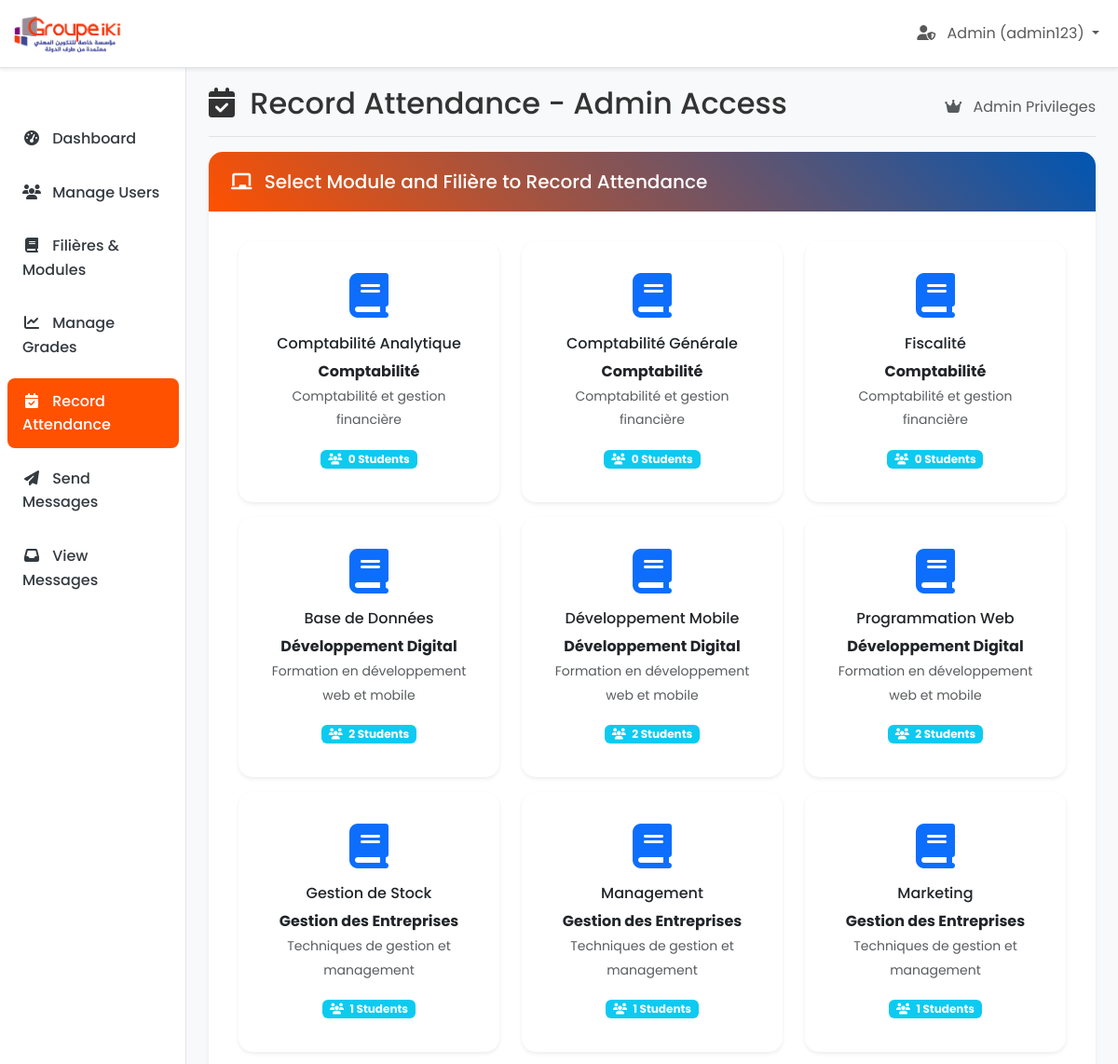
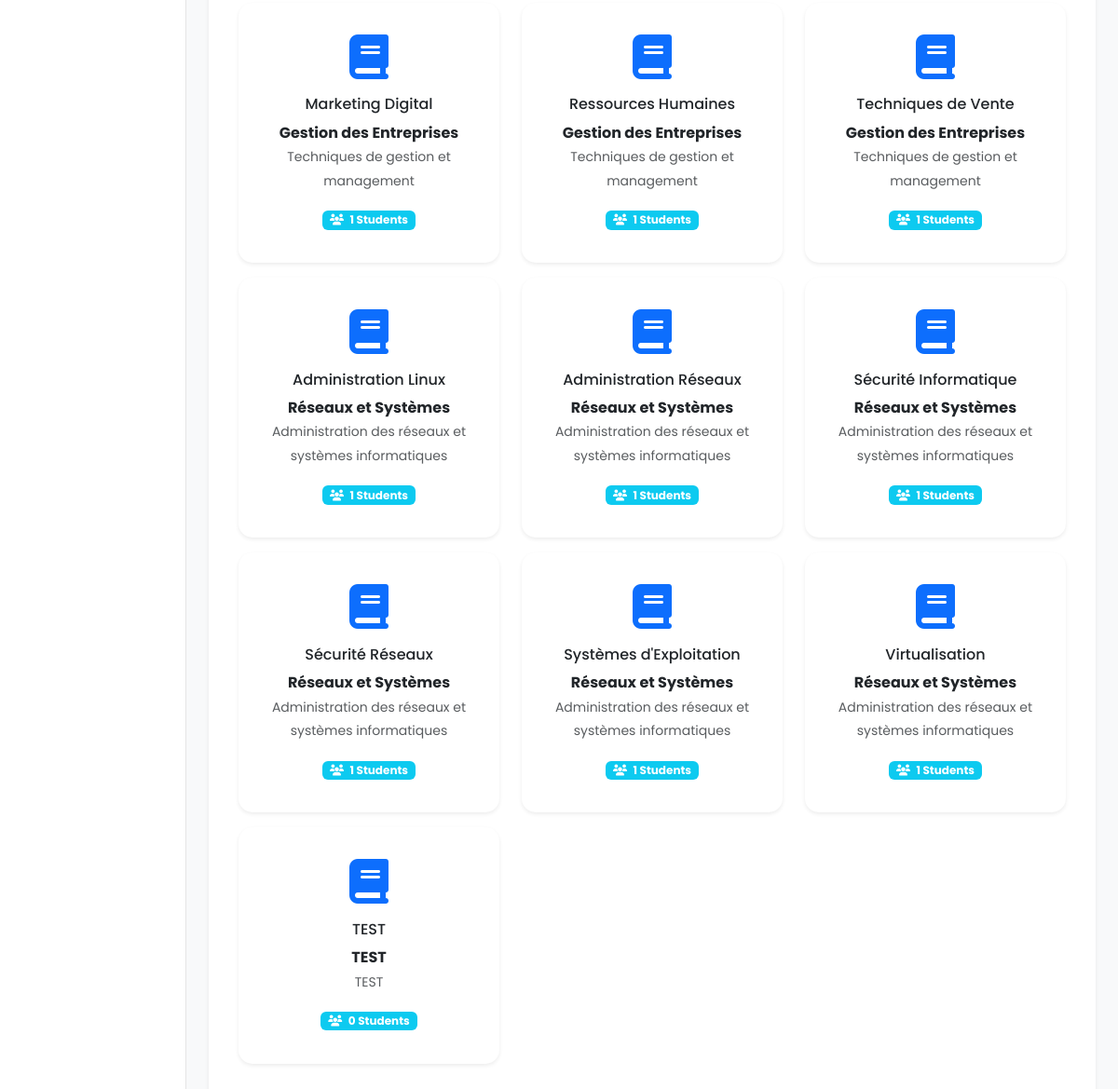
Page /record_absence.php (signed in) on the committed database (2 pictures, top to bottom).
### tables this page shows
CREATE TABLE `modules` (
  `id` int(11) NOT NULL,
  `name` varchar(100) NOT NULL,
  `filiere_id` int(11) DEFAULT NULL,
  `type` enum('standard','pfe','stage') DEFAULT 'standard',
  `created_at` timestamp NOT NULL DEFAULT current_timestamp()
);

CREATE TABLE `filieres` (
  `id` int(11) NOT NULL,
  `name` varchar(100) NOT NULL,
  `description` text DEFAULT NULL,
  `created_at` timestamp NOT NULL DEFAULT current_timestamp()
);

### record_absence.php (the view, shortened to what this page needs)
<?php
$user_cni = $_SESSION['user_cni'];
$user_role = $_SESSION['role'];
$host = 'localhost';
$dbname = 'groupe_iki';
$username = 'root';
$db_password = '';
try {
    $pdo = new PDO("mysql:host=$host;dbname=$dbname;charset=utf8", $username, $db_password);
    $pdo->setAttribute(PDO::ATTR_ERRMODE, PDO::ERRMODE_EXCEPTION);
} catch (PDOException $e) {
    $error_message = 'Database connection failed: ' . $e->getMessage();
}
$navbar_color = $user_role === 'admin' ? 'bg-primary' : 'bg-success';
$user_icon = $user_role === 'admin' ? 'fa-user-shield' : 'fa-chalkboard-teacher';
$dashboard_link = $user_role === 'admin' ? 'dashboard_admin.php' : 'dashboard_teacher.php';
?>
<!DOCTYPE html>
<html lang="en">
<head>
    <link href="https://cdn.jsdelivr.net/npm/bootstrap@5.3.0/dist/css/bootstrap.min.css" rel="stylesheet">
    <link href="https://cdnjs.cloudflare.com/ajax/libs/font-awesome/6.4.0/css/all.min.css" rel="stylesheet">
    <link href="css/styles.css" rel="stylesheet">
</head>
<body class="dashboard-page">
    <nav class="navbar navbar-expand-lg navbar-light bg-white fixed-top border-bottom shadow-sm <?php echo $navbar_color; ?>">
        <div class="container-fluid">
            <a class="navbar-brand d-flex align-items-center" href="<?php echo $dashboard_link; ?>">
                <img src="assets/logo-circle.jpg" alt="" width="120px">
            </a>
            <div class="collapse navbar-collapse" id="navbarNav">
                <ul class="navbar-nav ms-auto">
                    <li class="nav-item dropdown">
                        <a class="nav-link dropdown-toggle" href="#" id="userDropdown" role="button" data-bs-toggle="dropdown">
                            <i class="fas <?php echo $user_icon; ?> me-2"></i>
                            <?php echo ucfirst($user_role); ?> (<?php echo htmlspecialchars($user_cni); ?>)
                        </a>
                    </li>
                </ul>
            </div>
        </div>
    </nav>
    <div class="container-fluid">
        <div class="row">
            <nav class="col-md-3 col-lg-2 d-md-block sidebar collapse" id="sidebar">
                <div class="position-sticky pt-3">
                    <ul class="nav flex-column">
                        <li class="nav-item">
                            <a class="nav-link" href="<?php echo $dashboard_link; ?>">
                                <i class="fas fa-tachometer-alt me-2"></i>
                                Dashboard
                            </a>
                        </li>
                        <?php if ($user_role === 'admin'): ?>
                        <li class="nav-item">
                            <a class="nav-link" href="manage_users.php">
                                <i class="fas fa-users me-2"></i>
                                Manage Users
                            </a>
                        </li>
                        <li class="nav-item">
                            <a class="nav-link" href="manage_filieres_modules.php">
                                <i class="fas fa-book me-2"></i>
                                Filières & Modules
                            </a>
                        </li>
                        <?php endif; ?>
                        <li class="nav-item">
                            <a class="nav-link" href="manage_grades.php">
                                <i class="fas fa-chart-line me-2"></i>
                                Manage Grades
                            </a>
                        </li>
                        <li class="nav-item">
                            <a class="nav-link active" href="record_absence.php">
                                <i class="fas fa-calendar-check me-2"></i>
                                Record Attendance
                            </a>
                        </li>
                        <?php if ($user_role === 'admin'): ?>
                        <li class="nav-item">
                            <a class="nav-link" href="send_message.php">
                                <i class="fas fa-paper-plane me-2"></i>
                                Send Messages
                            </a>
                        </li>
                        <?php endif; ?>
                        <li class="nav-item">
                            <a class="nav-link" href="view_messages.php">
                                <i class="fas fa-inbox me-2"></i>
                                View Messages
                            </a>
                        </li>
                    </ul>
                </div>
            </nav>
            <main class="col-md-9 ms-sm-auto col-lg-10 px-md-4 main-content">
                <div class="d-flex justify-content-between flex-wrap flex-md-nowrap align-items-center pt-3 pb-2 mb-3 border-bottom">
                    <h1 class="h2">
                        <i class="fas fa-calendar-check me-2"></i>
                        Record Attendance
                        <?php if ($user_role === 'teacher'): ?>
                        - <?php echo date('d/m/Y'); ?>
                        <?php else: ?>
                        - Admin Access
                        <?php endif; ?>
                    </h1>
                    <div class="text-muted">
                        <?php if ($user_role === 'teacher'): ?>
                        <i class="fas fa-clock me-2"></i>
                        Current Time: <?php echo date('H:i'); ?>
                        <?php else: ?>
                        <i class="fas fa-crown me-2"></i>
                        Admin Privileges
                        <?php endif; ?>
                    </div>
                </div>
                <?php if ($user_role === 'admin' && (!isset($_GET['module_id']) || !isset($_GET['filiere_id']))): ?>
                <div class="row">
                    <div class="col-12">
                        <div class="card">
                            <div class="card-header">
                                <h5 class="card-title mb-0">
                                    <i class="fas fa-chalkboard me-2"></i>
                                    Select Module and Filière to Record Attendance
                                </h5>
                            </div>
                            <div class="card-body">
                                <?php
                                try {
                                    $stmt = $pdo->query("
                                        SELECT
                                            m.id as module_id,
                                            m.name as module_name,
                                            f.id as filiere_id,
                                            f.name as filiere_name,
                                            f.description as filiere_description,
                                            COUNT(s.cni) as student_count
                                        FROM modules m
                                        JOIN filieres f ON m.filiere_id = f.id
                                        LEFT JOIN students s ON s.filiere_id = f.id
                                        WHERE m.type NOT IN ('pfe', 'stage')
                                        GROUP BY m.id, f.id
                                        ORDER BY f.name, m.name
                                    ");
                                    $modules = $stmt->fetchAll(PDO::FETCH_ASSOC);
                                    if (empty($modules)): ?>
                                    <div class="alert alert-warning">
                                        <i class="fas fa-exclamation-triangle me-2"></i>
                                        <strong>No modules found!</strong> Please contact the administrator to set up modules and filieres.
                                    </div>
                                    <?php else: ?>
                                    <div class="row">
                                        <?php foreach ($modules as $module): ?>
                                        <div class="col-md-6 col-lg-4 mb-3">
                                            <div class="card h-100 module-card" style="cursor: pointer;"
                                                 onclick="selectModule(<?php echo $module['module_id']; ?>, <?php echo $module['filiere_id']; ?>)">
                                                <div class="card-body text-center">
                                                    <div class="mb-3">
                                                        <i class="fas fa-book fa-3x text-primary"></i>
                                                    </div>
                                                    <h6 class="card-title"><?php echo htmlspecialchars($module['module_name']); ?></h6>
                                                    <p class="card-text">
                                                        <strong><?php echo htmlspecialchars($module['filiere_name']); ?></strong><br>
                                                        <small class="text-muted"><?php echo htmlspecialchars($module['filiere_description']); ?></small>
                                                    </p>
                                                    <span class="badge bg-info">
                                                        <i class="fas fa-users me-1"></i>
                                                        <?php echo $module['student_count']; ?> Students
                                                    </span>
                                                </div>
                                            </div>
                                        </div>
                                        <?php endforeach; ?>
                                    </div>
                                    <?php endif; ?>
                                <?php } catch (PDOException $e) { ?>
                                <div class="alert alert-danger">
                                    <i class="fas fa-exclamation-triangle me-2"></i>
                                    Error loading modules: <?php echo htmlspecialchars($e->getMessage()); ?>
                                </div>
                                <?php } ?>
                            </div>
                        </div>
                    </div>
                </div>
                <?php endif; ?>
            </main>
        </div>
    </div>
</body>
</html>

### css/styles.css (style rules this page uses)
* { margin: 0; padding: 0; box-sizing: border-box; }
body { font-family: "Poppins", sans-serif; line-height: 1.6; color: #333; background-color: #f8f9fa; }
:root { --primary-color: #ff5100; --secondary-color: #003d72; --success-color: #28a745; --info-color: #17a2b8; --warning-color: #ffc107; --danger-color: #dc3545; --light-color: #f8f9fa; --dark-color: #343a40; --white: #ffffff; --shadow: 0 0.125rem 0.25rem rgba(0, 0, 0, 0.075); --shadow-lg: 0 1rem 3rem rgba(0, 0, 0, 0.175); }
.dashboard-page { padding-top: 56px; }
.navbar-brand { font-weight: 600; font-size: 1.25rem; }
.sidebar { position: fixed; top: 56px; bottom: 0; left: 0; z-index: 100; padding: 48px 0 0; box-shadow: inset -1px 0 0 rgba(0, 0, 0, 0.1); background-color: var(--white); }
.sidebar .nav-link { color: var(--dark-color); padding: 0.75rem 1rem; margin: 0.25rem 0.5rem; border-radius: 0.5rem; transition: all 0.3s ease; font-weight: 500; }
.sidebar .nav-link.active { background-color: var(--primary-color); color: var(--white); }
.sidebar .nav-link i { width: 20px; text-align: center; }
.main-content { margin-top: 20px; min-height: calc(100vh - 76px); }
.card { border: none; border-radius: 15px; box-shadow: var(--shadow); overflow: hidden; }
.card-header { background: linear-gradient(45deg, var(--primary-color), #0056b3); color: var(--white); border: none; padding: 1.25rem 1.5rem; }
.card-body { padding: 2rem; }

### record_absence.php (style rules this page uses)
.module-card { transition: all 0.3s ease; border: 2px solid transparent; }

### rows in the picture
modules: name "Comptabilité Analytique", filiere.name "Comptabilité", filiere.description "Comptabilité et gestion financière", student_count "0"
modules: name "Comptabilité Générale", filiere.name "Comptabilité", filiere.description "Comptabilité et gestion financière", student_count "0"
modules: name "Fiscalité", filiere.name "Comptabilité", filiere.description "Comptabilité et gestion financière", student_count "0"
modules: name "Base de Données", filiere.name "Développement Digital", filiere.description "Formation en développement web et mobile", student_count "2"
modules: name "Développement Mobile", filiere.name "Développement Digital", filiere.description "Formation en développement web et mobile", student_count "2"
modules: name "Programmation Web", filiere.name "Développement Digital", filiere.description "Formation en développement web et mobile", student_count "2"
modules: name "Gestion de Stock", filiere.name "Gestion des Entreprises", filiere.description "Techniques de gestion et management", student_count "1"
modules: name "Management", filiere.name "Gestion des Entreprises", filiere.description "Techniques de gestion et management", student_count "1"
modules: name "Marketing", filiere.name "Gestion des Entreprises", filiere.description "Techniques de gestion et management", student_count "1"
modules: name "Marketing Digital", filiere.name "Gestion des Entreprises", filiere.description "Techniques de gestion et management", student_count "1"
modules: name "Ressources Humaines", filiere.name "Gestion des Entreprises", filiere.description "Techniques de gestion et management", student_count "1"
modules: name "Techniques de Vente", filiere.name "Gestion des Entreprises", filiere.description "Techniques de gestion et management", student_count "1"
modules: name "Administration Linux", filiere.name "Réseaux et Systèmes", filiere.description "Administration des réseaux et systèmes informatiques", student_count "1"
modules: name "Administration Réseaux", filiere.name "Réseaux et Systèmes", filiere.description "Administration des réseaux et systèmes informatiques", student_count "1"
modules: name "Sécurité Informatique", filiere.name "Réseaux et Systèmes", filiere.description "Administration des réseaux et systèmes informatiques", student_count "1"
modules: name "Sécurité Réseaux", filiere.name "Réseaux et Systèmes", filiere.description "Administration des réseaux et systèmes informatiques", student_count "1"
modules: name "Systèmes d'Exploitation", filiere.name "Réseaux et Systèmes", filiere.description "Administration des réseaux et systèmes informatiques", student_count "1"
modules: name "Virtualisation", filiere.name "Réseaux et Systèmes", filiere.description "Administration des réseaux et systèmes informatiques", student_count "1"
modules: name "TEST", filiere.name "TEST", filiere.description "TEST", student_count "0"

### other values in the picture
$user_role "Admin"
$user_cni "admin123"
